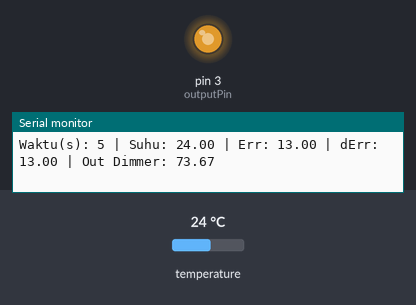
Simulated run of this sketch. Board: Arduino Uno, built with avr-gcc and run on an emulated ATmega328P. Shown: output pins drawn as LEDs (lit = HIGH), the last lines printed to the serial monitor. The test bench sets the inputs (shaded band); at power-on: temperature 24 °C.

Above: at 6.2 s.
6.3 s: temperature set to 25 °C
At 17.0 s:
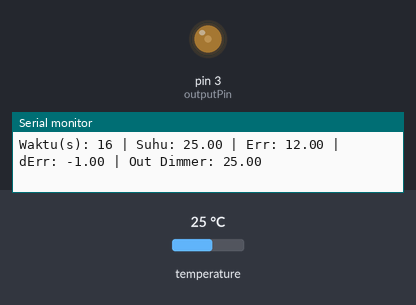
18.1 s: temperature set to 26 °C
At 38.9 s:
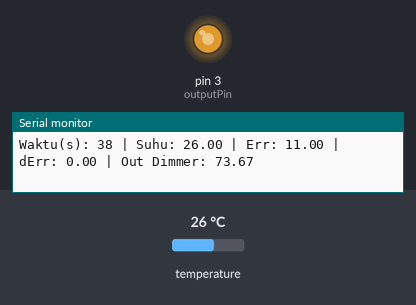
Timing chart, 0 to 40.4 s (numbered marks = the images above; inputs shaded):
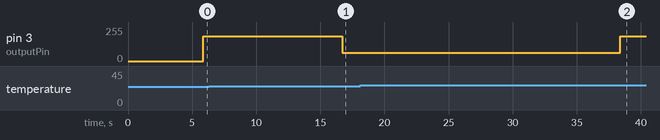

Measured:
- the behaviour switches between 24.4 and 24.5 °C on temperature (found by bisection; images 0 and 1)
- the behaviour switches between 25.4 and 25.5 °C on temperature (found by bisection; images 1 and 2)
- after the input at 6.3 s, pin 3 (outputPin): 186/255 → 61/255 after 10.4 s
- after the input at 18.1 s, pin 3 (outputPin): 61/255 → 186/255 after 20.3 s instead of 9.4 s

The sketch:

Skenario6_3mf_sempit.ino
```cpp
#include <Fuzzy.h>
#include <OneWire.h>
#include <DallasTemperature.h>
#include <RBDdimmer.h>

// Konfigurasi pin
#define ONE_WIRE_BUS 4

// 1. Sensor suhu ds18b20
#define outputPin    3 // D1
#define zerocross    2 // Z-C

OneWire oneWire(ONE_WIRE_BUS);
DallasTemperature sensors(&oneWire);

dimmerLamp acDimmer(outputPin);

Fuzzy *fuzzy = new Fuzzy();

float setpoint = 37.0;
float lastError = 0;

void setup() {
  Serial.begin(115200);
  sensors.begin();
  acDimmer.begin(NORMAL_MODE, ON);

  // Variabel input dan output
  FuzzyInput* error = new FuzzyInput(1);
  FuzzyInput* deltaError = new FuzzyInput(2);
  FuzzyOutput* dayaHeater = new FuzzyOutput(1);

  // 3 MF input Error
  FuzzySet* errorNegatif = new FuzzySet(-5, -5, -1, 0);
  FuzzySet* errorNol     = new FuzzySet(-1, 0, 0, 1);
  FuzzySet* errorPositif = new FuzzySet(0, 1, 8, 8);

  error->addFuzzySet(errorNegatif);
  error->addFuzzySet(errorNol);
  error->addFuzzySet(errorPositif);

  // 3 MF input Delta Error
  FuzzySet* DE_Negatif = new FuzzySet(-5, -5, -0.5, 0);
  FuzzySet* DE_Nol     = new FuzzySet(-0.5, 0, 0, 0.5);
  FuzzySet* DE_Positif = new FuzzySet(0, 0.5, 3, 3);

  deltaError->addFuzzySet(DE_Negatif);
  deltaError->addFuzzySet(DE_Nol);
  deltaError->addFuzzySet(DE_Positif);

  // MF Output Daya Heater (0-100)
  FuzzySet* kecil  = new FuzzySet(0, 0, 10, 20);
  FuzzySet* sedang = new FuzzySet(15, 25, 25, 35);
  FuzzySet* besar  = new FuzzySet(30, 70, 100, 100);

  dayaHeater->addFuzzySet(kecil);
  dayaHeater->addFuzzySet(sedang);
  dayaHeater->addFuzzySet(besar);

  fuzzy->addFuzzyInput(error);
  fuzzy->addFuzzyInput(deltaError);
  fuzzy->addFuzzyOutput(dayaHeater);

  // Rule base
  // Rule 1: Jika Error Positif AND dError Positif = Besar (Suhu dingin dan makin turun)
  FuzzyRuleAntecedent* ifErrPosAndDePos = new FuzzyRuleAntecedent();
  ifErrPosAndDePos->joinWithAND(errorPositif, DE_Positif);
  FuzzyRuleConsequent* thenBesar1 = new FuzzyRuleConsequent();
  thenBesar1->addOutput(besar);
  fuzzy->addFuzzyRule(new FuzzyRule(1, ifErrPosAndDePos, thenBesar1));

  // Rule 2: Jika Error Positif AND dError Nol = Besar (Suhu dingin dan stabil)
  FuzzyRuleAntecedent* ifErrPosAndDeNol = new FuzzyRuleAntecedent();
  ifErrPosAndDeNol->joinWithAND(errorPositif, DE_Nol);
  FuzzyRuleConsequent* thenBesar2 = new FuzzyRuleConsequent();
  thenBesar2->addOutput(besar);
  fuzzy->addFuzzyRule(new FuzzyRule(2, ifErrPosAndDeNol, thenBesar2));

  // Rule 3: Jika Error Positif AND dError Negatif = Sedang (Suhu dingin tapi mulai naik)
  FuzzyRuleAntecedent* ifErrPosAndDeNeg = new FuzzyRuleAntecedent();
  ifErrPosAndDeNeg->joinWithAND(errorPositif, DE_Negatif);
  FuzzyRuleConsequent* thenSedang1 = new FuzzyRuleConsequent();
  thenSedang1->addOutput(sedang);
  fuzzy->addFuzzyRule(new FuzzyRule(3, ifErrPosAndDeNeg, thenSedang1));

  // Rule 4: Jika Error Nol AND dError Positif = Sedang (Suhu pas tapi mulai turun)
  FuzzyRuleAntecedent* ifErrNolAndDePos = new FuzzyRuleAntecedent();
  ifErrNolAndDePos->joinWithAND(errorNol, DE_Positif);
  FuzzyRuleConsequent* thenSedang2 = new FuzzyRuleConsequent();
  thenSedang2->addOutput(sedang);
  fuzzy->addFuzzyRule(new FuzzyRule(4, ifErrNolAndDePos, thenSedang2));

  // Rule 5: Jika Error Nol AND dError Nol = Kecil (Suhu sudah pas dan stabil)
  FuzzyRuleAntecedent* ifErrNolAndDeNol = new FuzzyRuleAntecedent();
  ifErrNolAndDeNol->joinWithAND(errorNol, DE_Nol);
  FuzzyRuleConsequent* thenSedang3 = new FuzzyRuleConsequent();
  thenSedang3->addOutput(sedang);
  fuzzy->addFuzzyRule(new FuzzyRule(5, ifErrNolAndDeNol, thenSedang3));

  // Rule 6: Jika Error Nol AND dError Negatif = Kecil (Suhu pas tapi ada tren naik)
  FuzzyRuleAntecedent* ifErrNolAndDeNeg = new FuzzyRuleAntecedent();
  ifErrNolAndDeNeg->joinWithAND(errorNol, DE_Negatif);
  FuzzyRuleConsequent* thenKecil1 = new FuzzyRuleConsequent();
  thenKecil1->addOutput(kecil);
  fuzzy->addFuzzyRule(new FuzzyRule(6, ifErrNolAndDeNeg, thenKecil1));

  // Rule 7: Jika Error Negatif AND dError Positif = Kecil (Suhu panas tapi mulai turun)
  FuzzyRuleAntecedent* ifErrNegAndDePos = new FuzzyRuleAntecedent();
  ifErrNegAndDePos->joinWithAND(errorNegatif, DE_Positif);
  FuzzyRuleConsequent* thenKecil2 = new FuzzyRuleConsequent();
  thenKecil2->addOutput(kecil);
  fuzzy->addFuzzyRule(new FuzzyRule(7, ifErrNegAndDePos, thenKecil2));

  // Rule 8: Jika Error Negatif AND dError Nol = Kecil (Suhu panas dan stabil di atas target)
  FuzzyRuleAntecedent* ifErrNegAndDeNol = new FuzzyRuleAntecedent();
  ifErrNegAndDeNol->joinWithAND(errorNegatif, DE_Nol);
  FuzzyRuleConsequent* thenKecil3 = new FuzzyRuleConsequent();
  thenKecil3->addOutput(kecil);
  fuzzy->addFuzzyRule(new FuzzyRule(8, ifErrNegAndDeNol, thenKecil3));

  // Rule 9: Jika Error Negatif AND dError Negatif = Kecil (Suhu panas dan masih terus naik)
  FuzzyRuleAntecedent* ifErrNegAndDeNeg = new FuzzyRuleAntecedent();
  ifErrNegAndDeNeg->joinWithAND(errorNegatif, DE_Negatif);
  FuzzyRuleConsequent* thenKecil4 = new FuzzyRuleConsequent();
  thenKecil4->addOutput(kecil);
  fuzzy->addFuzzyRule(new FuzzyRule(9, ifErrNegAndDeNeg, thenKecil4));

  delay(5000);
}

void loop() {
  sensors.requestTemperatures();
  float temp = sensors.getTempCByIndex(0);

  if (temp <= -100 || temp >= 80) return;

  // Hitung error (Setpoint - Actual)
  float errorVal = setpoint - temp;
  // Hitung delta error (Error saat ini - Error sebelumnya)
  float dErrorVal = errorVal - lastError;

  fuzzy->setInput(1, errorVal);
  fuzzy->setInput(2, dErrorVal);
  fuzzy->fuzzify();

  float output = fuzzy->defuzzify(1);

  // Kontrol Dimmer (0-100%)
  acDimmer.setPower((int)output);

  unsigned long detik = millis() / 1000;
  Serial.print("Waktu(s): "); Serial.print(detik);
  Serial.print(" | Suhu: "); Serial.print(temp);
  Serial.print(" | Err: "); Serial.print(errorVal);
  Serial.print(" | dErr: "); Serial.print(dErrorVal);
  Serial.print(" | Out Dimmer: "); Serial.println(output);

  lastError = errorVal;
  delay(10000);
}
```
